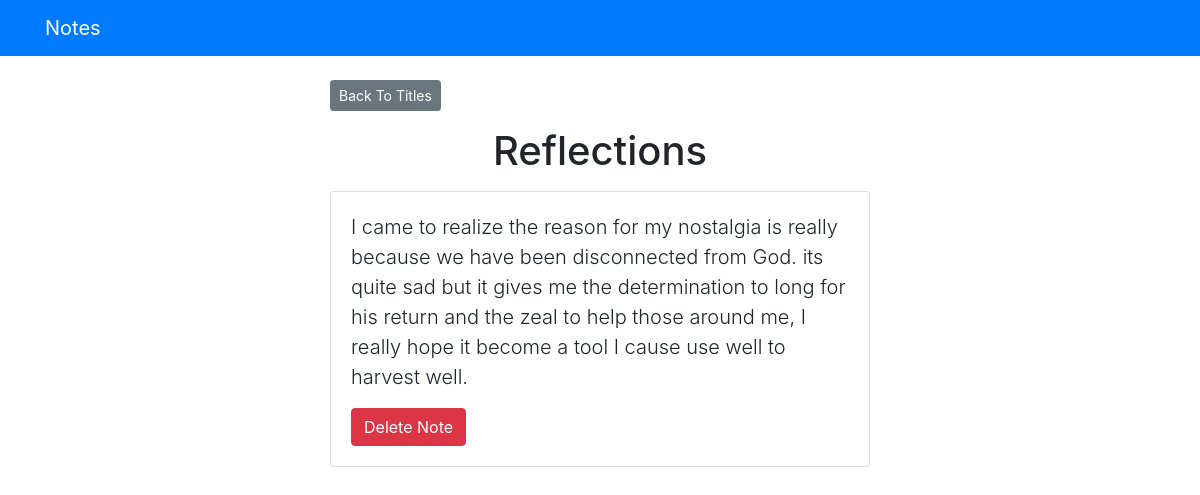
The page /notes/2 on the database its author committed.
### notes/models.py (models this page shows, shortened)
class Title(models.Model):
    title_text = models.CharField(max_length=200)
    pub_date = models.DateTimeField("Date published")

class Body(models.Model):
    title = models.OneToOneField(Title, on_delete=models.CASCADE)
    body_text = models.TextField()

### notes/views.py (the view)
# urls.py: path('<int:title_id>', views.detail, name='detail'),
def detail(request, title_id):
    title = get_object_or_404(Title, pk=title_id)
    body = title.body
    return render(request, "notes/detail.html", {"title": title, "body": body})

### notes/templates/notes/detail.html (shortened to what this page needs)
{% extends 'base.html' %}
{% block content %}
<a class="btn btn-secondary btn-sm mb-3" href="{% url 'notes:index' %}">Back To Titles</a>
<h1 class="text-center mb-3">{{ title.title_text }}</h1>
<div class="card mb-3">
        <div class="card-body">
          <p class="lead">{{ body.body_text }}</p>
          <form action="{% url 'notes:delete' title.id %}" method="post">
            <button type="submit" class="btn btn-danger">Delete Note</button>
          </form>
        </div>
</div>
{% endblock %}

### rows shown on the page
Title: title_text "Reflections"
Body: body_text "I came to realize the reason for my nostalgia is really because we have been disconnected from God. its quite sad but it gives me the determination to long for his return and the zeal to help those around me, I really hope it become a tool I cause use well to harvest well."
